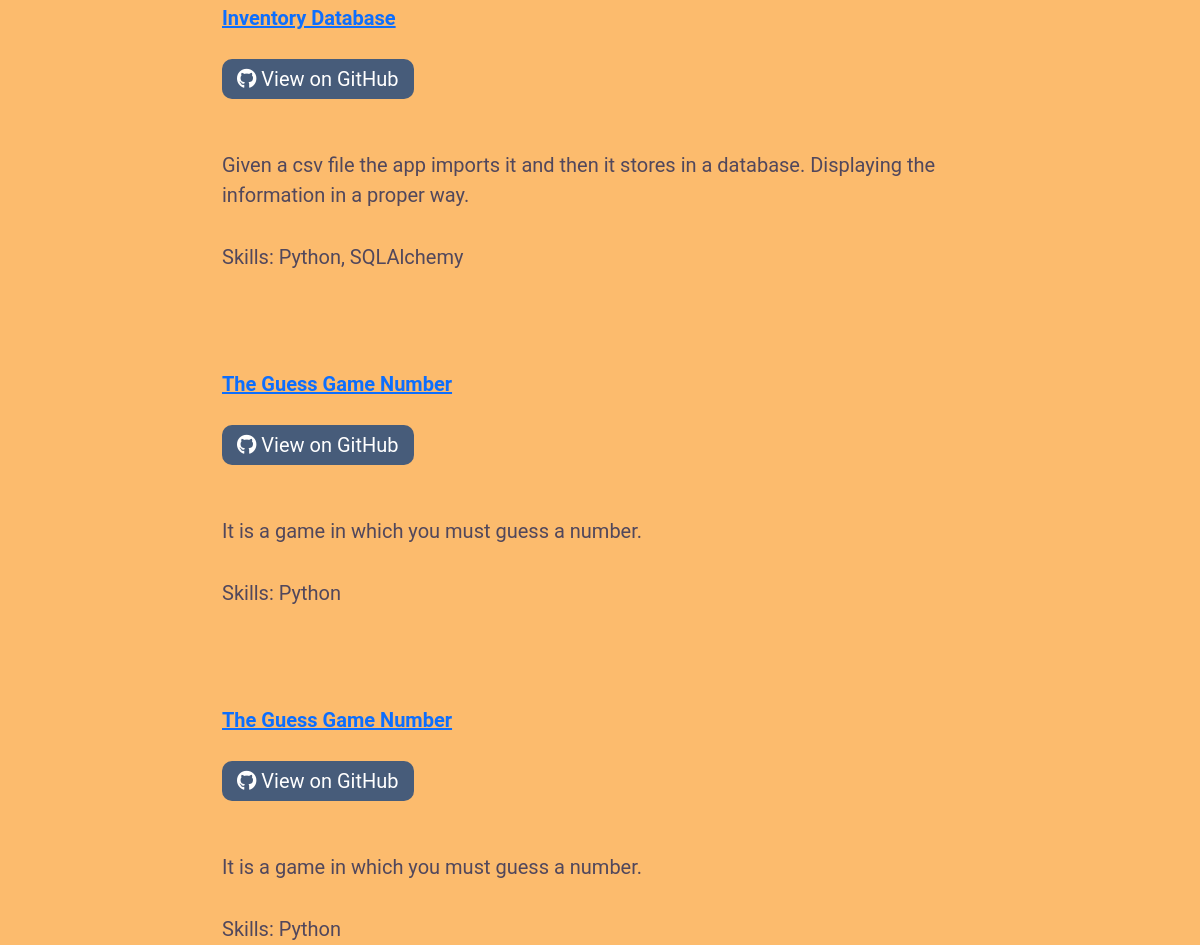
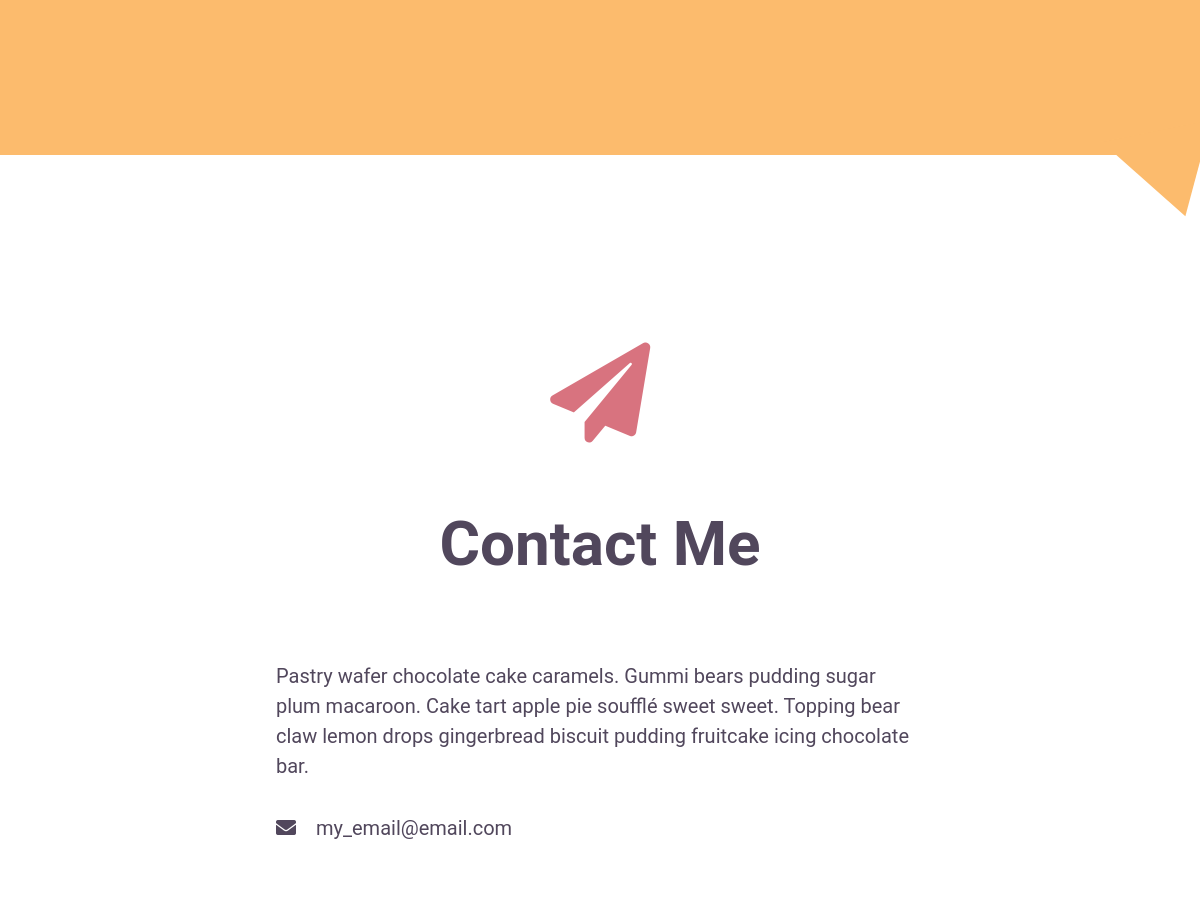
Before: / (middle part) with the older database file (2 pictures, top to bottom).
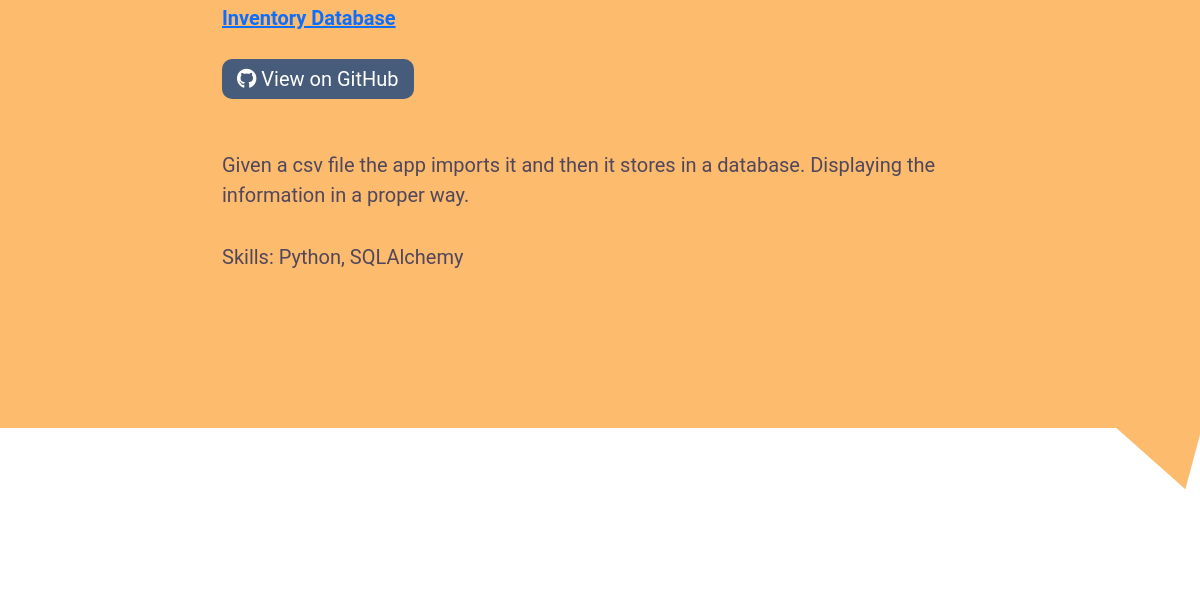
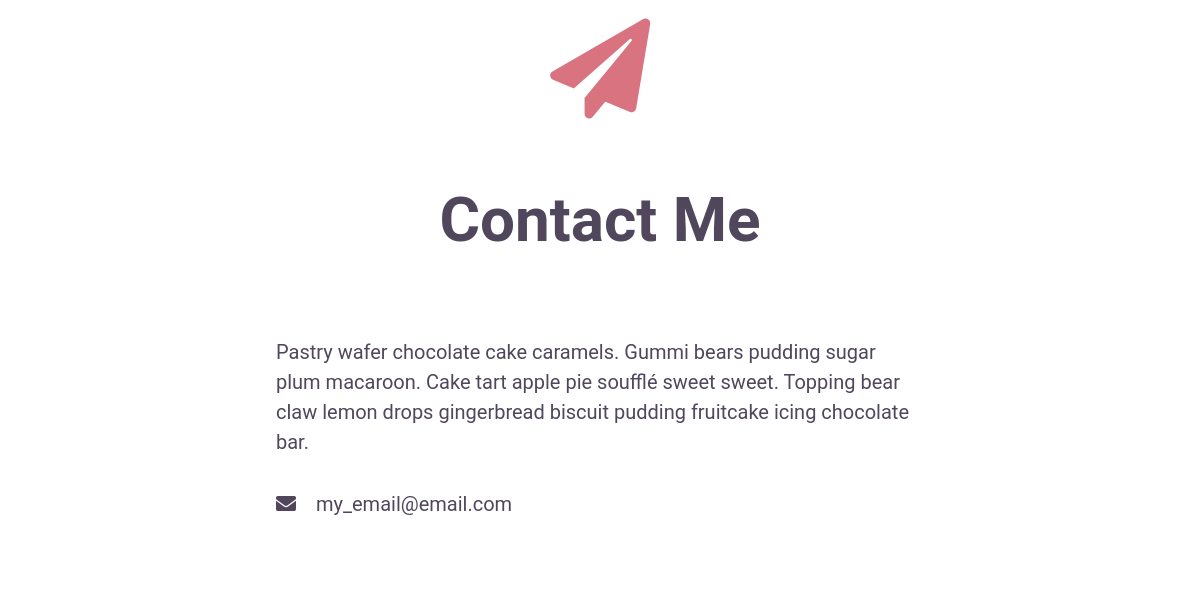
After: the same page with the newer database file (2 pictures, top to bottom).
### models.py (models this page shows, shortened)
class Project(db.Model):
    id = db.Column(db.Integer, primary_key=True)
    title = db.Column('Title', db.String())
    date = db.Column('Created', db.DateTime, default=datetime.datetime.now)
    description = db.Column('Description', db.Text())
    skills = db.Column('Skills Practiced', db.Text())
    github = db.Column('Github Link', db.String())
    main_app = db.Column('Main App', db.Text())
    extra_file01 = db.Column('Extra File 01', db.Text())
    extra_file02 = db.Column('Extra File 02', db.Text())
    extra_file03 = db.Column('Extra File 03', db.Text())

### app.py (the view)
@app.route('/')
def index():
    projects = Project.query.all()
    return render_template('index.html', projects=projects)

### Templates/index.html (shortened to what this page needs)
{% extends 'layout.html' %}
{% block content %}
        <section id="projects">
            <h2>Projects</h2><br>
            <div id="project-list">
                {% for project in projects %}
                    <div id="project1" class="a-project">
                        <h3><a href="{{ url_for('detail', id=project.id) }}">{{ project.title }}</a></h3>
                        <a href="{{ project.github }}" class="github-btn">
                            <i class="fab fa-github"></i>
                            View on GitHub
                        </a><br>
                        <br><p>
                            {{ project.description }}
                        </p>
                        <p>
                            Skills: {{ project.skills }}
                        </p>
                    </div>
                {% endfor %}
            </div>
            <div id="triangle4"></div>
        </section>
        <section id="contact">
            <i class="fas fa-paper-plane"></i>
            <h2>Contact Me</h2>
            <p>
                Pastry wafer chocolate cake caramels.
                Gummi bears pudding sugar plum macaroon.
                Cake tart apple pie soufflé sweet sweet.
                Topping bear claw lemon drops gingerbread biscuit pudding fruitcake icing chocolate bar.
            </p>
            <p>
                <i class="fas fa-envelope"></i>
                my_email@email.com
            </p>
        </section>
{% endblock %}

### Templates/layout.html (shortened to what this page needs)
<!DOCTYPE html>
<html>
    <head>
        <link rel="stylesheet" href="https://cdnjs.cloudflare.com/ajax/libs/font-awesome/5.15.3/css/all.min.css">
        <link href="https://cdn.jsdelivr.net/npm/bootstrap@5.0.0-beta2/dist/css/bootstrap.min.css" rel="stylesheet">
        <link rel="stylesheet" href="styles.css">
    </head>
    <body>
    {% block content %}
    {% endblock %}
     </body>
</html>

### CSS/styles.css (style rules this page uses)
:root { --primary-text: #51475c; --secondary-text: #ab6c82; --primary: #475c7a; --secondary: #fcbb6d; --accent: #d8737f; --white: #fff; }
* { font-family: 'Roboto', Arial, Helvetica, sans-serif; color: var(--primary-text); }
p, li, a { font-size: 20px; }
h2 { font-size: 30px; font-weight: bold; }
h3 { font-size: 25px; font-weight: bold; }
body { overflow-x: hidden; }
#projects { background-color: var(--secondary); position: relative; text-align: center; padding: 5%; }
#projects .a-project { text-align: left; margin-left: 5%; margin-right: 5%; }
#projects .a-project h3 { margin-bottom: 2rem; margin-top: 3rem; }
.github-btn { border-radius: 10px; background-color: var(--primary); padding: 8px 15px; color: var(--white); text-decoration: none; }
.github-btn i { color: var(--white); }
#projects .a-project p { margin-top: 2rem; }
#projects #triangle4 { width: 0; height: 0; border-top: 50px solid transparent; border-right: 100px solid var(--secondary); border-bottom: 50px solid transparent; position: absolute; bottom: -50px; right: 0; transform: rotate(15deg); overflow: hidden; }
#contact { margin-left: 5%; margin-right: 5%; text-align: center; margin-bottom: 6rem; }
#contact .fa-paper-plane { font-size: 34px; margin-bottom: 2rem; margin-top: 4rem; color: var(--accent); }
#contact h2 { margin-bottom: 2rem; }
#contact p { text-align: left; padding-left: 5%; padding-right: 5%; margin-bottom: 2rem; }
#contact p i { margin-right: 15px; }
@media (min-width: 992px) { h2 { font-size: 62px; } }
@media (min-width: 992px) { #about, #projects, #contact, #about-page { padding: 5% 15%; } }
@media (min-width: 992px) { #skills .fas, #projects .fa-file-code, #contact .fa-paper-plane { font-size: 100px; margin-bottom: 4rem; } }
@media (min-width: 992px) { #contact { margin-top: 4rem; margin-bottom: 6rem; } }
@media (min-width: 992px) { #contact h2 { margin-bottom: 5rem; } }
@media (min-width: 1200px) { #projects .a-project { margin-bottom: 6rem; } }

Changed rows visible on the page:
removed Project: title "The Guess Game Number", description "It is a game in which you must guess a number.", skills "Python"
removed Project: title "The Guess Game Number", description "It is a game in which you must guess a number.", skills "Python"
